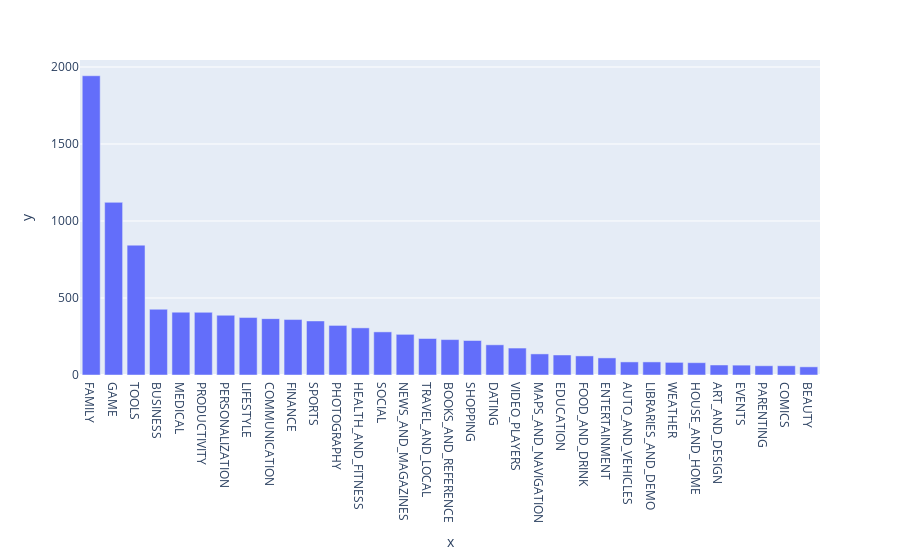

Notebook cell for this chart:
### Code cell
# plot num_apps_in_category
px.bar(apps, x= num_apps_in_category.index, y=num_apps_in_category.values)

### Figure 1 — Plotly figure (JSON) as saved in the notebook; plotly's stock layout.template omitted (floating-point values rounded to 4 significant figures)
{"data": [{"alignmentgroup": "True", "hovertemplate": "x=%{x}<br>y=%{y}<extra></extra>", "legendgroup": "", "marker": {"color": "#636efa", "pattern": {"shape": ""}}, "name": "", "offsetgroup": "", "orientation": "v", "showlegend": false, "textposition": "auto", "type": "bar", "x": ["FAMILY", "GAME", "TOOLS", "BUSINESS", "MEDICAL", "PRODUCTIVITY", "PERSONALIZATION", "LIFESTYLE", "COMMUNICATION", "FINANCE", "SPORTS", "PHOTOGRAPHY", "HEALTH_AND_FITNESS", "SOCIAL", "NEWS_AND_MAGAZINES", "TRAVEL_AND_LOCAL", "BOOKS_AND_REFERENCE", "SHOPPING", "DATING", "VIDEO_PLAYERS", "MAPS_AND_NAVIGATION", "EDUCATION", "FOOD_AND_DRINK", "ENTERTAINMENT", "AUTO_AND_VEHICLES", "LIBRARIES_AND_DEMO", "WEATHER", "HOUSE_AND_HOME", "ART_AND_DESIGN", "EVENTS", "PARENTING", "COMICS", "BEAUTY"], "xaxis": "x", "y": [1943, 1121, 843, 427, 408, 407, 388, 373, 366, 360, 351, 322, 306, 280, 264, 237, 230, 224, 196, 175, 137, 130, 124, 111, 85, 85, 82, 80, 65, 64, 60, 60, 53], "yaxis": "y"}], "layout": {"barmode": "relative", "legend": {"tracegroupgap": 0}, "margin": {"t": 60}, "xaxis": {"anchor": "y", "domain": [0, 1], "title": {"text": "x"}}, "yaxis": {"anchor": "x", "domain": [0, 1], "title": {"text": "y"}}}}
